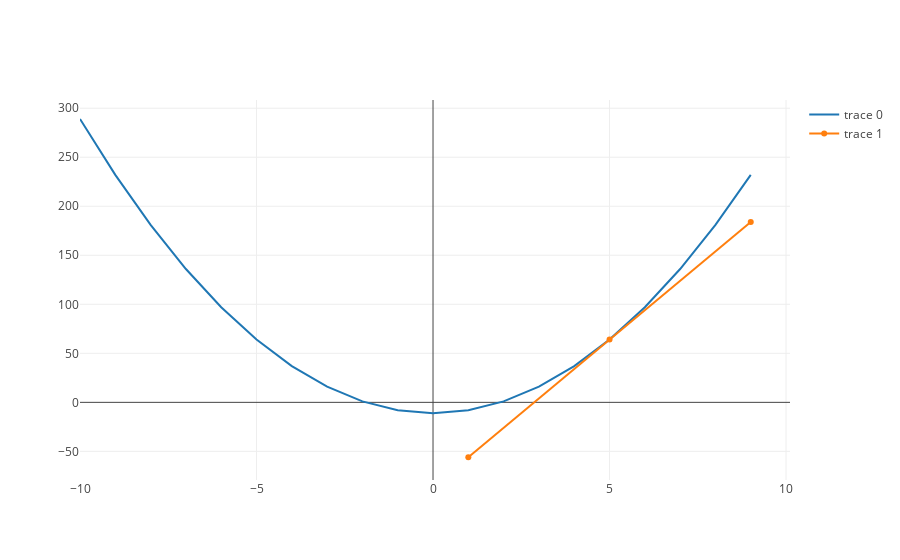

Notebook cell for this chart:
### Code cell
second_terms_trace = polynomial_function_trace(second_terms, list(range(-10, 10))) or {}
plot([second_terms_trace, tangent_at_five_trace])

### Figure 1 — Plotly figure (JSON) as saved in the notebook; plotly's stock layout.template omitted (floating-point values rounded to 4 significant figures)
{"data": [{"type": "scatter", "uid": "665bf320-cc3c-11e8-9bb1-0242ac110015", "x": [-10, -9, -8, -7, -6, -5, -4, -3, -2, -1, 0, 1, 2, 3, 4, 5, 6, 7, 8, 9], "y": [289, 232, 181, 136, 97, 64, 37, 16, 1, -8, -11, -8, 1, 16, 37, 64, 97, 136, 181, 232]}, {"type": "scatter", "uid": "665bf6e0-cc3c-11e8-9bb1-0242ac110015", "x": [1, 5, 9], "y": [-56, 64, 184]}], "layout": {}}
